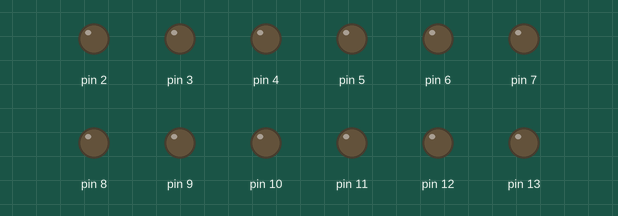
Simulated run of this sketch. Board: Arduino Uno, built with avr-gcc and run on an emulated ATmega328P. On the bench: output pins drawn as LEDs (lit = HIGH).

Above: at 0.12 s.
At 0.87 s:
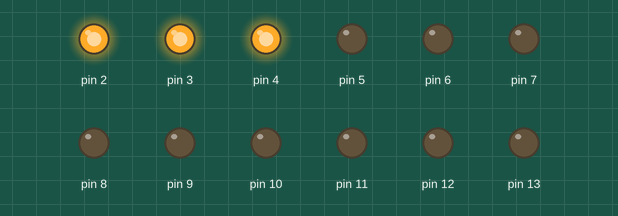
At 1.87 s:
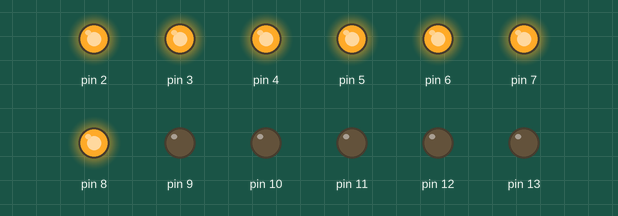
At 3.62 s:
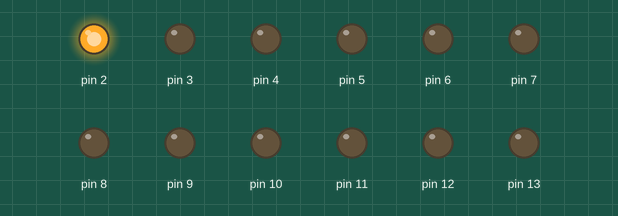
At 5.37 s:
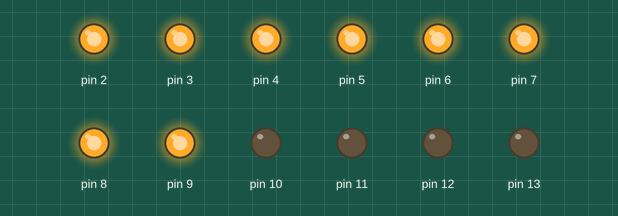
At 7.12 s:
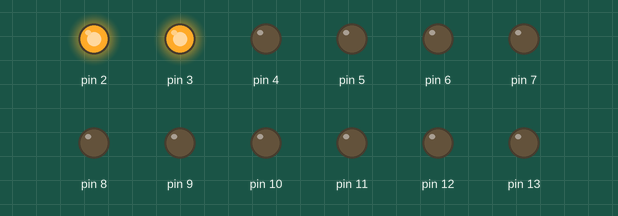
Timing chart, 0 to 7.5 s (numbered marks = the images above):
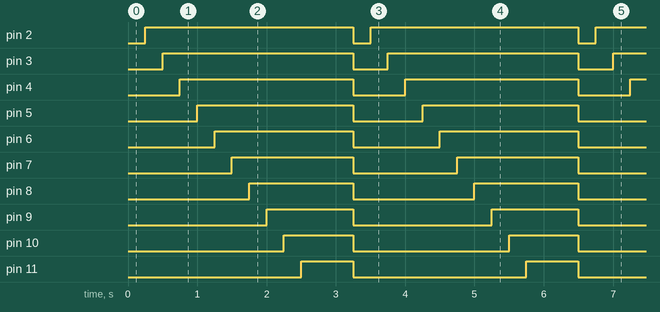

The sketch:

Act3.ino
```cpp
void setup() {
  Serial.begin(9600);
  pinMode(2, OUTPUT);
  pinMode(3, OUTPUT);
  pinMode(4, OUTPUT);
  pinMode(5, OUTPUT);
  pinMode(6, OUTPUT);
  pinMode(7, OUTPUT);
  pinMode(8, OUTPUT);
  pinMode(9, OUTPUT);
  pinMode(10, OUTPUT);
  pinMode(11, OUTPUT);
  pinMode(12, OUTPUT);
  pinMode(13, OUTPUT);
}
int a = 250;
int b = 500;
void loop() {
  digitalWrite(2, 0);
  digitalWrite(3, 0);
  digitalWrite(4, 0);
  digitalWrite(5, 0);
  digitalWrite(6, 0);
  digitalWrite(7, 0);
  digitalWrite(8, 0);
  digitalWrite(9, 0);
  digitalWrite(10, 0);
  digitalWrite(11, 0);
  digitalWrite(12, 0);
  digitalWrite(13, 0);
  delay(a);
  digitalWrite(2, 1);
  delay(a);
  digitalWrite(3, 1);
  delay(a);
  digitalWrite(4, 1);
  delay(a);
  digitalWrite(5, 1);
  delay(a);
  digitalWrite(6, 1);
  delay(a);
  digitalWrite(7, 1);
  delay(a);
  digitalWrite(8, 1);
  delay(a);
  digitalWrite(9, 1);
  delay(a);
  digitalWrite(10, 1);
  delay(a);
  digitalWrite(11, 1);
  delay(a);
  digitalWrite(12, 1);
  delay(a);
  digitalWrite(13, 1);
  delay(a);
}
```

Measured:
- by itself, pin 2: alternates HIGH for 3.0 s and LOW for 0.25 s
- by itself, pin 3: alternates HIGH for 2.8 s and LOW for 0.50 s
- by itself, pin 4: alternates HIGH for 2.5 s and LOW for 0.75 s
- by itself, pin 5: alternates HIGH for 2.3 s and LOW for 1.0 s
- by itself, pin 6: alternates HIGH for 2.0 s and LOW for 1.3 s
- by itself, pin 7: alternates HIGH for 1.8 s and LOW for 1.5 s
- by itself, pin 8: alternates HIGH for 1.5 s and LOW for 1.8 s
- by itself, pin 9: alternates HIGH for 1.3 s and LOW for 2.0 s
